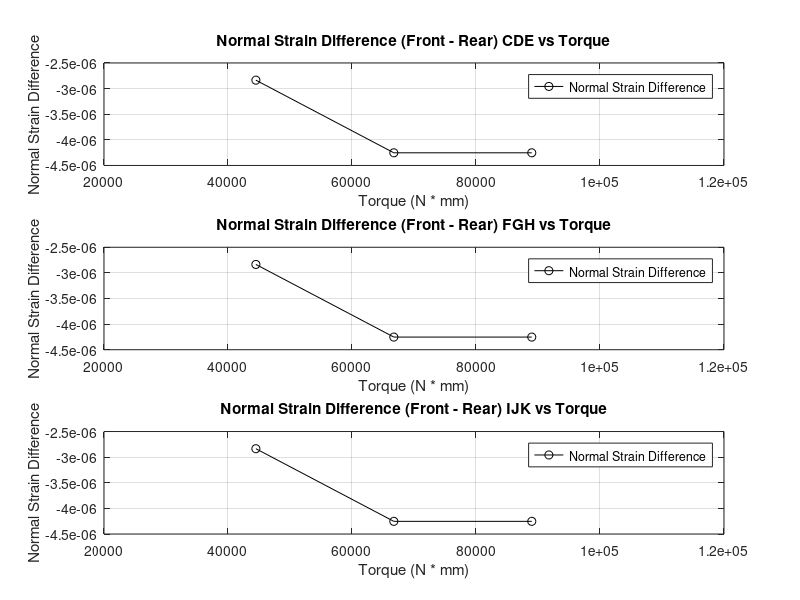

This figure's MATLAB source:
% Constants for strain gauge conversion
Vin = 15;                % Input voltage to the strain gauge bridge (V)
S = 2.09;                % Strain gauge factor
G = 1000;                % Amplifier gain
L = 500;                 % Lever arm length (mm) for torque calculation
load_cases_front = [10, 20, 30, 40, 50] * 0.453592 * 9.81;  % Load increments for front spar (N)
load_cases_rear = [12, 18, 27, 36, 48] * 0.453592 * 9.81;   % Load increments for rear spar (N)

% Example dataset for strain gauge readings (All 9 gauges)
strain_gauge_data_front = [
    0.10, 0.15, 0.20, 0.25, 0.30;  % Gauge C (X-axis)
    0.20, 0.30, 0.40, 0.50, 0.60;  % Gauge D (45°)
    0.15, 0.25, 0.35, 0.45, 0.55;  % Gauge E (Y-axis)
    0.30, 0.40, 0.50, 0.60, 0.70;  % Gauge F (X-axis)
    0.40, 0.50, 0.60, 0.70, 0.80;  % Gauge G (45°)
    0.25, 0.35, 0.45, 0.55, 0.65;  % Gauge H (Y-axis)
    0.35, 0.45, 0.55, 0.65, 0.75;  % Gauge I (X-axis)
    0.45, 0.55, 0.65, 0.75, 0.85;  % Gauge J (45°)
    0.50, 0.60, 0.70, 0.80, 0.90;  % Gauge K (Y-axis)
];

% Example dataset for strain gauge readings (All 9 gauges)
strain_gauge_data_rear = [
    0.10, 0.15, 0.20, 0.25, 0.30;  % Gauge C (X-axis)
    0.20, 0.30, 0.40, 0.50, 0.60;  % Gauge D (45°)
    0.15, 0.25, 0.35, 0.45, 0.55;  % Gauge E (Y-axis)
    0.30, 0.40, 0.50, 0.60, 0.70;  % Gauge F (X-axis)
    0.40, 0.50, 0.60, 0.70, 0.80;  % Gauge G (45°)
    0.25, 0.35, 0.45, 0.55, 0.65;  % Gauge H (Y-axis)
    0.35, 0.45, 0.55, 0.65, 0.75;  % Gauge I (X-axis)
    0.45, 0.55, 0.65, 0.75, 0.85;  % Gauge J (45°)
    0.50, 0.60, 0.70, 0.80, 0.90;  % Gauge K (Y-axis)
];

% Number of strain gauges and load cases
num_gauges_rear = size(strain_gauge_data_rear, 1);
num_cases_rear = size(strain_gauge_data_rear, 2);
num_gauges_front = size(strain_gauge_data_front, 1);
num_cases_front = size(strain_gauge_data_front, 2);

% Initialize an array for strains
strains_front = zeros(num_gauges_front, num_cases_front);
strains_rear = zeros(num_gauges_front, num_cases_front);

% Step 1: Convert strain gauge voltage to strain
for i = 1:num_cases_front
    for j = 1:num_gauges_front
        V_out = strain_gauge_data_front(j, i);  % Voltage reading for each load case
        strains_front(j, i) = (4 * V_out) / (Vin * S * G);  % Convert voltage to strain
    end
end

for i = 1:num_cases_rear
    for j = 1:num_gauges_rear
        V_out = strain_gauge_data_rear(j, i);  % Voltage reading for each load case
        strains_rear(j, i) = (4 * V_out) / (Vin * S * G);  % Convert voltage to strain
    end
end

% Step 2: Group strains into rosettes
strains_CDE_front = strains_front(1:3, :);  % Group CDE (C: X-axis, D: 45°, E: Y-axis)
strains_FGH_front = strains_front(4:6, :);  % Group FGH (F: X-axis, G: 45°, H: Y-axis)
strains_IJK_front = strains_front(7:9, :);  % Group IJK (I: X-axis, J: 45°, K: Y-axis)

strains_CDE_rear = strains_rear(1:3, :);  % Group CDE (C: X-axis, D: 45°, E: Y-axis)
strains_FGH_rear = strains_rear(4:6, :);  % Group FGH (F: X-axis, G: 45°, H: Y-axis)
strains_IJK_rear = strains_rear(7:9, :);  % Group IJK (I: X-axis, J: 45°, K: Y-axis)

% Step 3: Calculate principal strains and shear strains for each rosette
% Function to calculate principal strains
function [ex, ey, gxy] = calculate_principal_strains(ea, eb, ec)
    theta = 45;  % Angle between rosette gauges
    ex = (ea + ec) / 2 + ((ea - ec) / 2) * cos(2 * deg2rad(theta)) + eb * sin(2 * deg2rad(theta));
    ey = (ea + ec) / 2 - ((ea - ec) / 2) * cos(2 * deg2rad(theta)) - eb * sin(2 * deg2rad(theta));
    gxy = - (ea - ec) * sin(2 * deg2rad(theta)) + eb * cos(2 * deg2rad(theta));
end

% http://www.engineeringcorecourses.com/solidmechanics1/C8-strain-transformation/C8.1-equations-of-strain-transformation/theory/

% Compute strains for each group
[ex_CDE_front, ey_CDE_front, gxy_CDE_front] = calculate_principal_strains(strains_CDE_front(1, :), strains_CDE_front(2, :), strains_CDE_front(3, :));
[ex_FGH_front, ey_FGH_front, gxy_FGH_front] = calculate_principal_strains(strains_FGH_front(1, :), strains_FGH_front(2, :), strains_FGH_front(3, :));
[ex_IJK_front, ey_IJK_front, gxy_IJK_front] = calculate_principal_strains(strains_IJK_front(1, :), strains_IJK_front(2, :), strains_IJK_front(3, :));

[ex_CDE_rear, ey_CDE_rear, gxy_CDE_rear] = calculate_principal_strains(strains_CDE_rear(1, :), strains_CDE_rear(2, :), strains_CDE_rear(3, :));
[ex_FGH_rear, ey_FGH_rear, gxy_FGH_rear] = calculate_principal_strains(strains_FGH_rear(1, :), strains_FGH_rear(2, :), strains_FGH_rear(3, :));
[ex_IJK_rear, ey_IJK_rear, gxy_IJK_rear] = calculate_principal_strains(strains_IJK_rear(1, :), strains_IJK_rear(2, :), strains_IJK_rear(3, :));

% Step 4: Convert principal strains to normal strains (epsilon_n)
theta = 45;  % Angle for normal strain calculation (in degrees)
theta_rad = deg2rad(theta);  % Convert angle to radians

% Function to calculate normal strain (epsilon_n)
function epsilon_n = calculate_normal_strain(e_x, e_y, g_xy, theta_rad)
    epsilon_n = e_x * cos(theta_rad)^2 + e_y * sin(theta_rad)^2 + g_xy * sin(theta_rad) * cos(theta_rad);
end

epsilon_en_CDE_front = calculate_normal_strain(ex_CDE_front, ey_CDE_front, gxy_CDE_front, theta_rad);
epsilon_en_FGH_front = calculate_normal_strain(ex_FGH_front, ey_FGH_front, gxy_FGH_front, theta_rad);
epsilon_en_IJK_front = calculate_normal_strain(ex_IJK_front, ey_IJK_front, gxy_IJK_front, theta_rad);

epsilon_en_CDE_rear = calculate_normal_strain(ex_CDE_rear, ey_CDE_rear, gxy_CDE_rear, theta_rad);
epsilon_en_FGH_rear = calculate_normal_strain(ex_FGH_rear, ey_FGH_rear, gxy_FGH_rear, theta_rad);
epsilon_en_IJK_rear = calculate_normal_strain(ex_IJK_rear, ey_IJK_rear, gxy_IJK_rear, theta_rad);


% Interpolate rear spar normal strain to match front spar load cases
epsilon_n_rear_interp_CDE = interp1(load_cases_rear, epsilon_en_CDE_rear, load_cases_front, 'linear');
epsilon_n_rear_interp_FGH = interp1(load_cases_rear, epsilon_en_FGH_rear, load_cases_front, 'linear');
epsilon_n_rear_interp_IJK = interp1(load_cases_rear, epsilon_en_IJK_rear, load_cases_front, 'linear');


% Step 5: Compute strain difference (front - rear)
strain_diff_CDE = epsilon_en_CDE_front - epsilon_n_rear_interp_CDE;
strain_diff_FGH = epsilon_en_FGH_front - epsilon_n_rear_interp_FGH;
strain_diff_IJK = epsilon_en_IJK_front - epsilon_n_rear_interp_IJK;

% Step 6: Compute torque (P * L) for each load case
torque = load_cases_front * L;  % Torque = Load * Moment Arm

% % Step 7: Plot results for both load cases and torque
% figure;
% subplot(2, 1, 1);
% hold on;
% plot(load_cases_front, epsilon_n_front, 'b-o', 'DisplayName', 'Front Spar (Normal Strain)');
% plot(load_cases_front, epsilon_n_rear_interp, 'r-o', 'DisplayName', 'Rear Spar (Normal Strain)');
% xlabel('Load (lbs)');
% ylabel('Normal Strain');
% title('Normal Strain vs Load for Front and Rear Spars');
% legend('Location', 'best');
% grid on;
% hold off;

% Plot Normal Strain Difference vs Torque (Load * Moment Arm)
subplot(3, 1, 1);
plot(torque, strain_diff_CDE, 'k-o', 'DisplayName', 'Normal Strain Difference');
xlabel('Torque (N * mm)');
ylabel('Normal Strain Difference');
title('Normal Strain Difference (Front - Rear) CDE vs Torque');
legend('Location', 'best');
grid on;

subplot(3, 1, 2);
plot(torque, strain_diff_FGH, 'k-o', 'DisplayName', 'Normal Strain Difference');
xlabel('Torque (N * mm)');
ylabel('Normal Strain Difference');
title('Normal Strain Difference (Front - Rear) FGH vs Torque');
legend('Location', 'best');
grid on;

subplot(3, 1, 3);
plot(torque, strain_diff_IJK, 'k-o', 'DisplayName', 'Normal Strain Difference');
xlabel('Torque (N * mm)');
ylabel('Normal Strain Difference');
title('Normal Strain Difference (Front - Rear) IJK vs Torque');
legend('Location', 'best');
grid on;

% Step 8: Plot Principal Strains for Each Rosette Group
% figure;
% hold on;
% plot(load_cases_front, ex_CDE, 'r-o', 'DisplayName', 'ex (CDE)');
% plot(load_cases_front, ey_CDE, 'b-o', 'DisplayName', 'ey (CDE)');
% plot(load_cases_front, gxy_CDE, 'g-o', 'DisplayName', 'gxy (CDE)');
% 
% plot(load_cases_front, ex_FGH, 'r--o', 'DisplayName', 'ex (FGH)');
% plot(load_cases_front, ey_FGH, 'b--o', 'DisplayName', 'ey (FGH)');
% plot(load_cases_front, gxy_FGH, 'g--o', 'DisplayName', 'gxy (FGH)');
% 
% plot(load_cases_front, ex_IJK, 'r-.o', 'DisplayName', 'ex (IJK)');
% plot(load_cases_front, ey_IJK, 'b-.o', 'DisplayName', 'ey (IJK)');
% plot(load_cases_front, gxy_IJK, 'g-.o', 'DisplayName', 'gxy (IJK)');
% 
% xlabel('Load (lbs)');
% ylabel('Strain');
% title('Principal and Shear Strains for Each Rosette Group');
% legend('Location', 'best');
% grid on;
% hold off;

% Save results for further analysis
% save('torque_normal_strain_data.mat', 'load_cases_front', 'strain_diff', 'torque');


% confused as the rosettes arent placed where we expect them to be